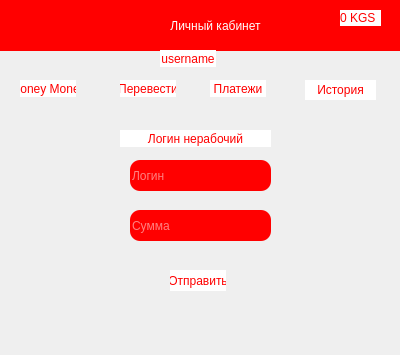
<?xml version="1.0" encoding="UTF-8"?>
<ui version="4.0">
 <class>Form</class>
 <widget class="QWidget" name="Form">
  <property name="geometry">
   <rect>
    <x>0</x>
    <y>0</y>
    <width>400</width>
    <height>355</height>
   </rect>
  </property>
  <property name="windowTitle">
   <string>Main</string>
  </property>
  <widget class="QLabel" name="label">
   <property name="geometry">
    <rect>
     <x>-20</x>
     <y>0</y>
     <width>471</width>
     <height>51</height>
    </rect>
   </property>
   <property name="styleSheet">
    <string notr="true">font: 17pt &quot;Yu Gothic UI Semibold&quot;;
color: white;
background-color: red;
border-radius: 10px;</string>
   </property>
   <property name="text">
    <string>Личный кабинет</string>
   </property>
   <property name="alignment">
    <set>Qt::AlignCenter</set>
   </property>
  </widget>
  <widget class="QLabel" name="balance">
   <property name="geometry">
    <rect>
     <x>340</x>
     <y>10</y>
     <width>41</width>
     <height>16</height>
    </rect>
   </property>
   <property name="styleSheet">
    <string notr="true">font: 13pt &quot;Yu Gothic UI Semibold&quot;;
color: red;
background-color: white;
border-radius: 15px;</string>
   </property>
   <property name="text">
    <string>0 KGS</string>
   </property>
  </widget>
  <widget class="QPushButton" name="username">
   <property name="geometry">
    <rect>
     <x>160</x>
     <y>50</y>
     <width>56</width>
     <height>17</height>
    </rect>
   </property>
   <property name="styleSheet">
    <string notr="true">font: 13pt &quot;Yu Gothic UI Semibold&quot;;
color: red;
background-color: white;
border-radius: 15px;</string>
   </property>
   <property name="text">
    <string>username</string>
   </property>
  </widget>
  <widget class="QPushButton" name="pushButton_5">
   <property name="geometry">
    <rect>
     <x>305</x>
     <y>80</y>
     <width>71</width>
     <height>20</height>
    </rect>
   </property>
   <property name="styleSheet">
    <string notr="true">font: 10pt &quot;Yu Gothic UI Semibold&quot;;
color: red;
background-color: white;
border-radius: 15px;</string>
   </property>
   <property name="text">
    <string>История</string>
   </property>
  </widget>
  <widget class="QPushButton" name="make">
   <property name="geometry">
    <rect>
     <x>20</x>
     <y>80</y>
     <width>56</width>
     <height>17</height>
    </rect>
   </property>
   <property name="styleSheet">
    <string notr="true">font: 8pt &quot;Yu Gothic UI Semibold&quot;;
color: red;
background-color: white;
border-radius: 15px;</string>
   </property>
   <property name="text">
    <string>Money Money</string>
   </property>
  </widget>
  <widget class="QPushButton" name="transfer">
   <property name="geometry">
    <rect>
     <x>120</x>
     <y>80</y>
     <width>56</width>
     <height>17</height>
    </rect>
   </property>
   <property name="styleSheet">
    <string notr="true">font: 10pt &quot;Yu Gothic UI Semibold&quot;;
color: red;
background-color: white;
border-radius: 15px;</string>
   </property>
   <property name="text">
    <string>Перевести</string>
   </property>
  </widget>
  <widget class="QPushButton" name="pushButton_4">
   <property name="geometry">
    <rect>
     <x>210</x>
     <y>80</y>
     <width>56</width>
     <height>17</height>
    </rect>
   </property>
   <property name="styleSheet">
    <string notr="true">font: 10pt &quot;Yu Gothic UI Semibold&quot;;
color: red;
background-color: white;
border-radius: 15px;</string>
   </property>
   <property name="text">
    <string>Платежи</string>
   </property>
  </widget>
  <widget class="QLineEdit" name="login">
   <property name="geometry">
    <rect>
     <x>130</x>
     <y>160</y>
     <width>141</width>
     <height>31</height>
    </rect>
   </property>
   <property name="styleSheet">
    <string notr="true">color: white;
background-color: red;
border-radius: 10px;
font: 10pt &quot;MS Shell Dlg 2&quot;;</string>
   </property>
   <property name="placeholderText">
    <string>Логин</string>
   </property>
  </widget>
  <widget class="QLineEdit" name="amount">
   <property name="geometry">
    <rect>
     <x>130</x>
     <y>210</y>
     <width>141</width>
     <height>31</height>
    </rect>
   </property>
   <property name="styleSheet">
    <string notr="true">color: white;
background-color: red;
border-radius: 10px;
font: 10pt &quot;MS Shell Dlg 2&quot;;</string>
   </property>
   <property name="placeholderText">
    <string>Cумма</string>
   </property>
  </widget>
  <widget class="QPushButton" name="send">
   <property name="geometry">
    <rect>
     <x>170</x>
     <y>270</y>
     <width>56</width>
     <height>21</height>
    </rect>
   </property>
   <property name="styleSheet">
    <string notr="true">font: 8pt &quot;Yu Gothic UI Semibold&quot;;
color: red;
background-color: white;
border-radius: 15px;</string>
   </property>
   <property name="text">
    <string>Отправить</string>
   </property>
  </widget>
  <widget class="QPushButton" name="result">
   <property name="geometry">
    <rect>
     <x>120</x>
     <y>130</y>
     <width>151</width>
     <height>17</height>
    </rect>
   </property>
   <property name="styleSheet">
    <string notr="true">font: 13pt &quot;Yu Gothic UI Semibold&quot;;
color: red;
background-color: white;
border-radius: 15px;</string>
   </property>
   <property name="text">
    <string>Логин нерабочий</string>
   </property>
  </widget>
 </widget>
 <resources/>
 <connections/>
</ui>
